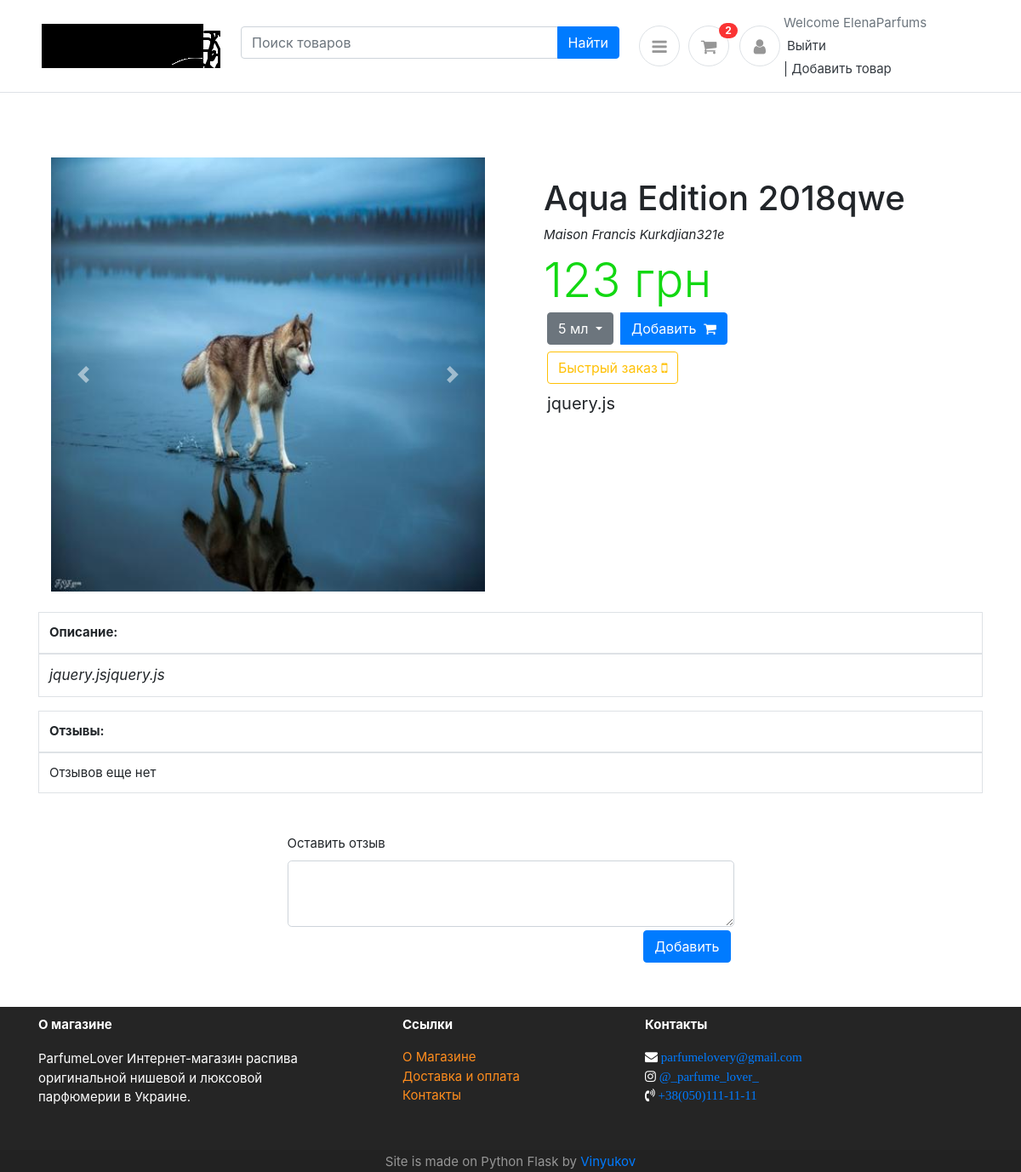
The app's page /show?id=2 (signed in) with its own data.
### app.py (models this page shows, shortened)
class User(db.Model, UserMixin):
    id = db.Column(db.Integer, primary_key=True)
    username = db.Column(db.String(40), unique=True, nullable=False)
    name = db.Column(db.String(40),  nullable=False)
    lastname = db.Column(db.String(40),  nullable=False)
    email = db.Column(db.String(150), unique=True, nullable=False)
    password = db.Column(db.String(60), nullable=False)
    user_img = db.Column(db.String(60), nullable=True)
    city = db.Column(db.String(60), nullable=False)
    otdel=db.Column(db.String(60), nullable=False)
    phone = db.Column(db.Integer, nullable=False)
    otzivy= db.relationship('Revs',backref='User',lazy='dynamic')

class Products(db.Model):
    id = db.Column(db.Integer, primary_key=True)
    brand = db.Column(db.String(50), nullable=False)
    Authors=db.Column(db.String(150), nullable=False)
    name = db.Column(db.String(150), nullable=False)
    price=  db.Column(db.Integer, nullable=False)
    aromat=db.Column(db.String(150), nullable=True)
    content = db.Column(db.Text, nullable=False)
    characteristics=db.Column(db.Text, nullable=False)
    alt_txt=db.Column(db.String(250), nullable=True)
    creationData = db.Column(db.DateTime)
    img1=db.Column(db.String(248), nullable=True)
    img2=db.Column(db.String(248), nullable=True)
    img3=db.Column(db.String(248), nullable=True)
    user_id = db.Column(db.Integer, nullable=False)
    otzivy2= db.relationship('Revs',backref='Products',lazy=True)

### app.py (the view, shortened to what this page needs)
@app.route('/show',methods=['GET', 'POST'])
def show():
    form=Reviews()
    name=Admin()
    search=SearchForm()
    revies=Reviews()
    nameId=request.args.get('id')
    content=Products.query.filter_by(id=nameId).first()
    img1=content.img1
    revs1=request.form.get('Rev')
    otziv=Revs.query.filter_by(product_id=nameId).all()
    user_id=current_user.get_id()
    Keywordsbrand=content.brand
    Keywordsname=content.name
    if user_id is None:
        user_id=int(request.cookies.get('userID'))
    cartProduct= Cart.query.filter_by(userid=user_id).count()
    deletePost=request.form.get('deletePost')
    value=request.form.get('10')
    valuecount=5
    count=1
    addtocart=request.form.get('add_to_cart')
    return render_template('show.html', search=search,title=content.name,content=content,
    admin=name,form=form,x=otziv,cartProduct=cartProduct,count=count,valuecount=valuecount,Keywordsbrand=Keywordsbrand,Keywordsname=Keywordsname)

### app.py
class Reviews(FlaskForm):
    Rev = StringField(u'Оставить отзыв', widget=TextArea(),validators=[DataRequired()])
    Btm = SubmitField('Добавить')

class SearchForm(FlaskForm):
    search=StringField(validators=[DataRequired()], render_kw={"placeholder": "Поиск товаров"})
    submit = SubmitField('Найти')

### app.py (called while the page is built)
@login_manager.user_loader
def load_user(user_id):
    return User.query.get(int(user_id))

### templates/show.html (shortened to what this page needs)
{% extends 'base.html' %}
{% block cart %}{{cartProduct}} {%endblock%}
{% block body %}
<main class="mt-1 pt-4">
    <div class="container dark-grey-text mt-5">
      <div class="row wow fadeIn">
        <div class="col-md-6 mb-4">
            <div class="container text-center">
                <div id="carousel" class="carousel slide"  data-interval="10000"  data-ride="carouse1" >  {%if content.img1%}
                    <div class="carousel-inner" >
                        <div class="carousel-item active" style="transition: transform 1s ease, opacity .5s ease-out">
                            <img class="img-fluid w-100"  src="/static/images/{{content.img1}}" alt="{{content.alt_txt}}">
                        </div>{%endif%}
                    </div>
                    <a class="carousel-control-prev" href="#carousel" role="button" data-slide="prev">
                        <span class="carousel-control-prev-icon" aria-hidden="true"></span>
                    </a>
                    <a class="carousel-control-next" href="#carousel" role="button" data-slide="next">
                        <span class="carousel-control-next-icon" aria-hidden="true"></span>
                    </a>
                </div>
            </div>
        </div>
        <div class="col-md-6 mb-4">
          <div class="p-4">
            <h1>{{content.name}}</h1>
            <p class="mb-2"><em>{{content.brand}}</p></em>
            {%if count%}
            <span  class="display-4"  >{{content.price*count}} грн</span>
            {%else%}
            <span  class="display-4"  >{{content.price}} грн</span>
            {%endif%}
            <form action="/show?id={{content.id}}" method="POST" >
              <form action="" method="POST" name="10">
              <div class="btn-group">
                <button type="button"   class="btn btn-secondary dropdown-toggle m-1" data-toggle="dropdown" aria-haspopup="true" aria-expanded="false">
                  {{valuecount}} мл
                </button>
              <button name='add_to_cart' value={{count}} class="btn btn-primary m-1">Добавить
                 <i class="fa fa-shopping-cart ml-1"></i>
              </button>
            </form>
          </div>
          <button type="button" class="btn btn-outline-warning m-1" data-toggle="modal" data-target="#exampleModal">
           Быстрый заказ <i class="fa fa-mobile" aria-hidden="true"></i>
          </button>
          <p class="mytxt m-1">{{content.characteristics}}</p>
          </div>
                </div>
              </div>
              <table class="table table-bordered ">
                <thead>
                  <tr>
                    <th scope="col">Описание:</th>
                  </tr>
                </thead>
                <tbody>
                  <tr>
                     <td class="font-italic"> {{content.content}} </td>
                  </tr>
                </tbody>
              </table>
    <table class="table table-bordered mb-5">
      <thead>
        <tr>
          <th scope="col">Отзывы:</th>
        </tr>
      </thead>
      {%for i in x |sort(attribute='creationData')|reverse %}
      <tbody>
        <tr>
          <td  class="text-primary">{{i.author}} , <small class="text-muted">{{i.creationData}}</small>
          </tr>
        <tr>
          <td class="font-weight-normal">{{i.otziv}}
            {% if current_user.username==admin.name or current_user.username == i.author%}
           <form action="" method="POST">
              <button  name="deletePost" value={{i.id}} class="btn btn-light float-right">удалить</button>
              {%endif%}
            </form>
          </td>
          {%else%}
           <td> Отзывов еще нет</td>
                   {%endfor%}
    </table>
    <div class="container w-50 mb-5">
      <div class="row">
        <div class="col ">
        {%if current_user.is_authenticated%}
        <form method="POST" action="" >
              {{ form.Rev.label }}
              {% if form.Rev.errors %}
              {{ form.Rev}}
                      {% for error in form.Rev.errors %}
                          <span>{{ error }}</span>
                      {% endfor %}
              {% else %}
                  {{ form.Rev(class="form-control form-control-lg") }}
              {% endif %}
                              {{  form.Btm(class="btn btn-primary float-right m-1") }}
                {%endif%}
          </div>
        </div>
      </div>
  </main>
  {% endblock %}

### templates/base.html (shortened to what this page needs)
<!DOCTYPE html>
<html lang="en"><head><meta http-equiv="Content-Type" content="text/html; charset=UTF-8">
<link href="{{ url_for('static', filename='css/bootsrapcss.css') }}" rel="stylesheet" type="text/css" as="style">
<link href="{{ url_for('static', filename='css/ui.css') }}"rel="stylesheet" type="text/css" as="style">
<link href="{{ url_for('static', filename='css/responsive.css') }}" rel="stylesheet" media="only screen and (max-width: 1200px)" as="style">
</head>
<header class="section-header">
<section class="header-main border-bottom">
	<div class="container">
<div class="row align-items-center">
	<div class="col-lg-2 col-5 mr-5">
		<a href="/" class="brand-wrap" alt="ParfumeLover Интернет-магазин распива оригинальной нишевой и люксовой
		парфюмерии в Украине">
			<img class="logo m-1" src="{{ url_for('static', filename='images/logo/logo.png') }}">
		</a>
	</div>
	<div class="col-lg-5 col-sm-12 mb-2 ">
		<form  action="" method="POST">
			<div class="input-group w-90 ">
				{{search.search( class="form-control ")}}
			    <div class="input-group-append">
					{{  search.submit(class="btn btn-primary") }}
			    </div>
		    </div>
		</form>
	</div>
			<div class="widget-header icontext ">
<div class="dropdown show">
	<a  class="icon icon-sm rounded-circle border ml-2"role="button" id="dropdownMenuLink" data-toggle="dropdown" aria-haspopup="true" aria-expanded="false"><i class="fa fa-bars" aria-hidden="true"></i>
	</a>
</div>
</div><div class="widget-header  mr-2">
	<a href="/cart" class="icon icon-sm rounded-circle border"><i class="fa fa-shopping-cart"></i></a>
	<span class="badge badge-pill badge-danger notify">{%block cart%}{%endblock%}</span>
</div>
				{% if current_user.is_authenticated %}
				<div class="widget-header icontext">
				<a href="{{ url_for('profile') }}" class="icon icon-sm rounded-circle border m-1"><i class="fa fa-user"></i></a></div>
				<div class="text">
					<span class="text-muted">Welcome {{current_user.username}}</span>
					<div>
						<div class="widget-header icontext m-1">
						<a href="{{ url_for('logout') }}"> Выйти</a>
						</div>
						{% else %}
						<div class="widget-header icontext m-1">
						<a href="{{ url_for('login') }}"  >Войти</a>
						</div>
						<div class="widget-header icontext m-1">
						<a href="{{ url_for('register') }}" > Зарегистрироваться</a>
						{% endif %}
						</div>
		{% if current_user.username==admin.name%}
							<div class="widget-header icontext">
						<a href="{{ url_for('add') }}"> | Добавить товар</a>
						{% endif %}
							</div>
					</div>
					</div>
				</div>
</section>
</header>
  {% block body %}{% endblock %}
<div class="navbar-fixed-bottom row-fluid">
<footer id="footer" class="footer-1 ">
	<div class="main-footer widgets-dark typo-light">
	<div class="container">
	<div class="row">
	<div class="col-xs-6 col-sm-6 col-md-4 mr-5">
	<div class="widget subscribe no-box">
	<p class="font-weight-bold">О магазине</p>
	<p>ParfumeLover Интернет-магазин распива оригинальной нишевой и люксовой <br> парфюмерии в Украине.</p>
	</div>
	</div>
	<div class="col-xs-6 col-sm-6 col-md-3 ">
	<div class="widget no-box">
	<p class="font-weight-bold">Ссылки</p>
	<ul class="thumbnail-widget">
	<li>
	<div class="thumb-content"><a href="{{ url_for('aboutus') }}">О Магазине</a></div>
	</li>
	<li>
	<div class="thumb-content"><a href="{{ url_for('delivery') }}">Доставка и оплата</a></div>
	</li>
	<li>
		<div class="thumb-content"><a href="{{ url_for('contacts') }}">Контакты</a></div>
		</li>
	</ul>
	</div>
	</div>
	<div class="col-xs-6 col-sm-6 col-md-4">
	<div class="widget no-box">
	<p class="font-weight-bold" >Контакты</p>
	<i class="fa fa-envelope" aria-hidden="true">
		<a href="mailto:parfumelovery@gmail.com" title="glorythemes">parfumelovery@gmail.com</a></i><br>
	<i class="fa fa-instagram " aria-hidden="true"> <a href="https://www.instagram.com/_parfume_lover_/?hl=ru">@_parfume_lover_</a></i><br>
	<i class="fa fa-volume-control-phone" aria-hidden="true"> <a href="viber://add?number=120345678910"> +38(050)111-11-11 </a></i>
	</div>
	</div>
	</div>
	</div>
	</div>
	<div class="footer-copyright">
	<div class="container">
	<div class="row">
	<div class="col-md-12 text-center">
	<p>Site is made on Python Flask by <a href="/resume">Vinyukov</a> </p>
	</div>
	</div>
	</div>
	</div>
	</footer>
	</html>
	<link rel="stylesheet" type="text/css" href="https://maxcdn.bootstrapcdn.com/font-awesome/4.6.1/css/font-awesome.min.css"  as="font">

### static/css/ui.css (style rules this page uses)
html { font-family: 'Inter', sans-serif; font-size: 16px; }
.img-fluid { max-width:100%;height:auto }
.display-4 { color: rgb(18, 216, 18); }
.mytxt { font-size: 20px; }
.font-italic { font-size: 17px; }
.icon-xs, .icon-sm, .icon-md, .icon-lg { display: inline-block; text-align: center; -ms-flex-negative: 0; flex-shrink: 0; -webkit-box-flex: 0; -ms-flex-positive: 0; flex-grow: 0; }
.icon-sm { width: 48px; height: 48px; line-height: 48px !important; font-size: 20px; }
p:last-child { margin-bottom: 0; }
.header-main { position: relative; padding-top: 1rem; padding-bottom: 1rem; }
.brand-wrap .logo, .navbar-brand .logo { max-height: 52px; max-width: 210; display: inline-block; }
.widget-header { display: inline-block; vertical-align: middle; position: relative; }
.widget-header a { color: #343a40; }
.widget-header i { color: #969696; }
.widget-header .notify { position: absolute; top: -3px; right: -10px; }
.footer-copyright { padding-top: 20px; padding-bottom: 20px; }
.icontext { display: -webkit-inline-box; display: -ms-inline-flexbox; display: inline-flex; -webkit-box-align: center; -ms-flex-align: center; align-items: center; vertical-align: middle; }
.icontext .icon { position: relative; margin-right: 10px; -ms-flex-negative: 0; flex-shrink: 0; -webkit-box-flex: 0; -ms-flex-positive: 0; flex-grow: 0; }
.notify { position: absolute; top: -4px; right: -10px; display: inline-block; padding: .25em .6em; font-size: 12px; line-height: 1; text-align: center; border-radius: 3rem; color: #fff; background-color: #fa3434; }
footer .main-footer { padding: 10px 0; background: #252525; }
footer ul { padding-left: 0; list-style: none; }
.footer-copyright { background: #222; padding: 1px 0; }
.footer-copyright p { color: #969696; margin: 2px 0 0; }
.widget { padding: 20px; margin-bottom: 40px; }
.widget.no-box { padding: 0; background-color: transparent; margin-bottom: 40px; box-shadow: none; -webkit-box-shadow: none; -moz-box-shadow: none; -ms-box-shadow: none; -o-box-shadow: none; }
.widget.subscribe p { margin-bottom: 18px; }
.widget li a { color: #ff8d1e; }
.typo-light h1, .typo-light h2, .typo-light h3, .typo-light h4, .typo-light h5, .typo-light h6, .typo-light p, .typo-light div, .typo-light span, .typo-light small { color: #fff; }

### records on screen
User: username "ElenaParfums"
Products: img1 (picture), name "Aqua Edition 2018qwe", brand "Maison Francis Kurkdjian321e", content.price*count "123", characteristics "jquery.js", content "jquery.jsjquery.js"

### other values on screen
{{ cartProduct }} "2"
{{ valuecount }} "5"
